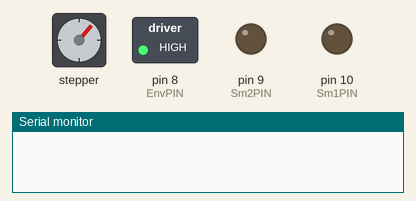
The sketch below on a simulated Arduino Uno, built with avr-gcc and run on an emulated ATmega328P. On the bench: stepper motor, switched loads named in the sketch (green lamp = pin HIGH), output pins drawn as LEDs (lit = HIGH), the last lines printed to the serial monitor. Stepper angles assume 200 steps per turn; pins used as bus, display or sensor lines are not drawn.

Above: at 0.15 s.
At 9.99 s:
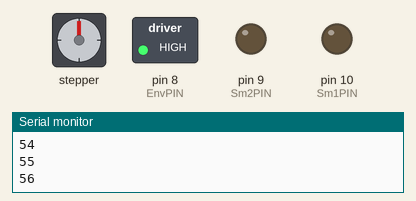
At 19.84 s:
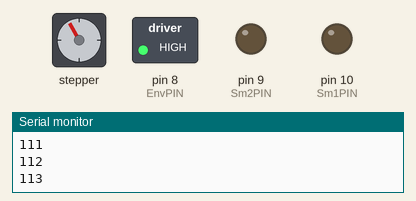
At 39.83 s:
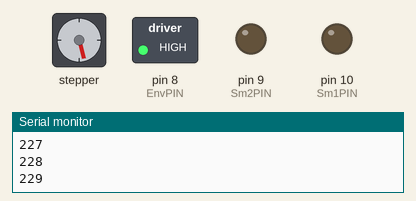
Timing chart, 0 to 40.0 s (numbered marks = the images above):
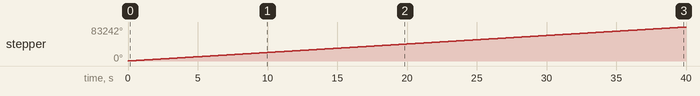

The sketch:

SE-SM243.ino
```cpp
#include <Stepper.h>

const int stepsPerRevolution = 200; // 모터 스탭각이 1.8도 이므로 360/1.8=200입력
Stepper myStepper(stepsPerRevolution, 12,11); // 모터의 Dir 핀과 Clk 핀 번호 입력

int DirPIN = 12; // 1번자리
int ClkPIN = 11; // 2번자리
int Sm1PIN = 10; //5번자리
int Sm2PIN = 9; // 6번자리
int EnvPIN = 8; // 8번자리

int a = 0;     //  gen counter (회전수를 기록하는 카운터)
int revDw=2800;
int revUp= 2800;

void setup()
{
  pinMode(DirPIN, OUTPUT);
  pinMode(ClkPIN, OUTPUT);
  pinMode(Sm1PIN, OUTPUT);
  pinMode(Sm2PIN, OUTPUT);
  pinMode(EnvPIN, OUTPUT);

  digitalWrite(DirPIN, HIGH);
  digitalWrite(ClkPIN, LOW);
  digitalWrite(Sm1PIN, LOW);  // Set Micro stepping to 1/8
  digitalWrite(Sm2PIN, LOW);  //스탭모드를 L H(1/8)로 설정
  digitalWrite(EnvPIN, HIGH);   // 모터 구동부 Enable

  myStepper.setSpeed(350);// set the motor speed (for multiple steps only):
  Serial.begin(9600);
}

void loop () {
  if(a<revDw){
    for(int i=0; i<=revDw; i++)
    {
      myStepper.step(stepsPerRevolution);
      Serial.println(a);
      a++;
    }
  delay(10000); //방향전환전 10초간 정지
  }
  else if(a>0) {
     for(int i=revUp; i>=0; i--)
     {
      myStepper.step(-stepsPerRevolution);
      a--;
      }
  delay(10000); //다시 10초 정지
  }
}
```

Measured:
- by itself, stepper: keeps turning clockwise at about 2082°/s
